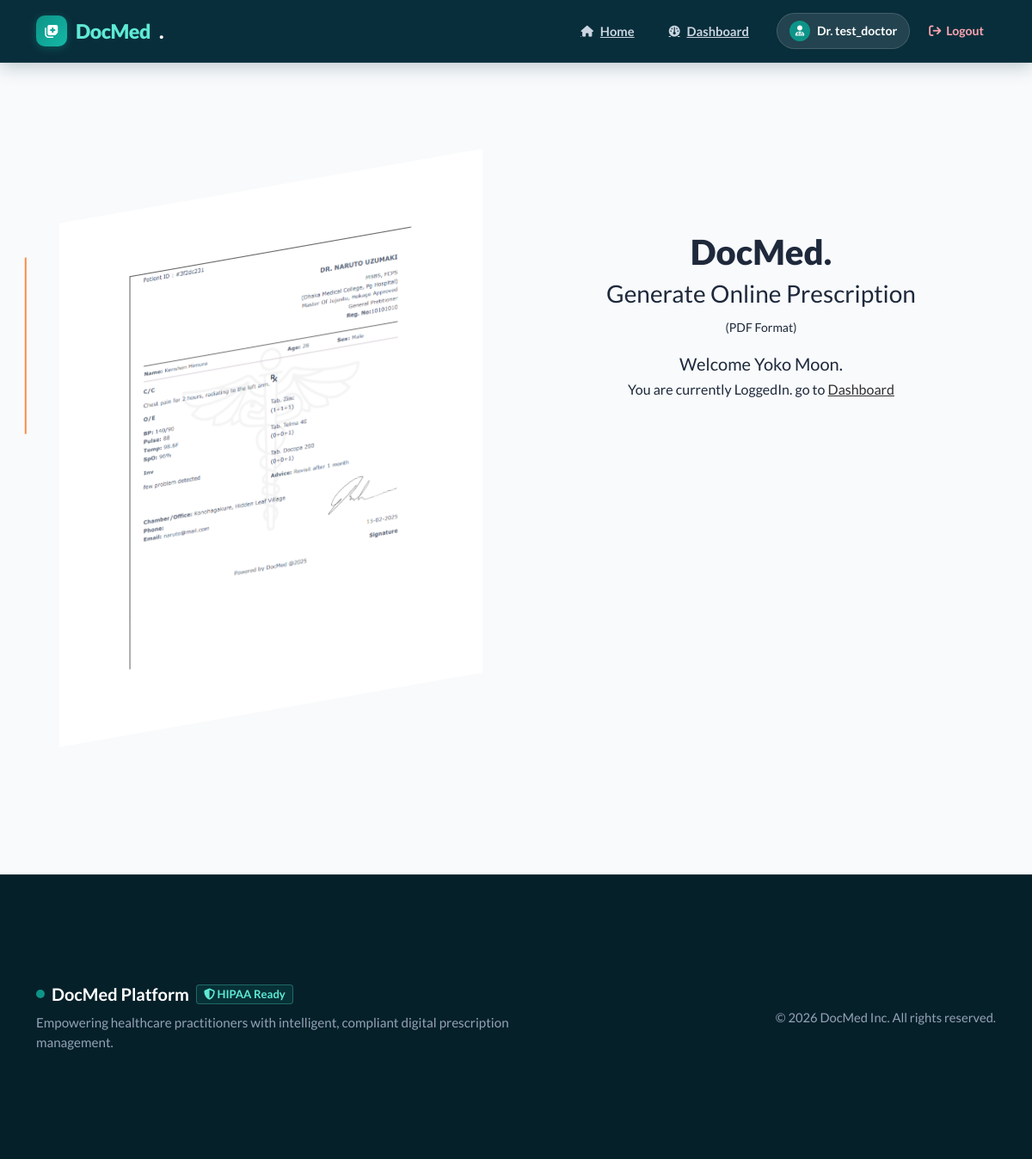
Page / (signed in) on the committed database.
### app/modules/account/models.py (models this page shows, shortened)
class RegistrationModel(UserMixin, db.Model):
    __tablename__ = 'registration'
    uid = db.Column(db.Integer(), primary_key=True)
    username = db.Column(db.String(80), unique=True, nullable=False)
    email = db.Column(db.String(120), unique=True, nullable=False)
    password = db.Column(db.String(200), nullable=False)
    gender = db.Column(db.String(10), nullable = False)
    created_at = db.Column(db.DateTime(), default=datetime.now)
    profile_info = db.relationship('ProfileSetupModel', backref='registration', uselist=False)
    prescription = db.relationship('PrescriptionModel', backref='prescription', uselist=True, cascade="all, delete-orphan", order_by='desc(PrescriptionModel.created_at)')
    role = db.Column(db.String(20), default='patient', nullable=False)
    is_admin = db.Column(db.Boolean(), default=False, nullable=False)
    is_active = db.Column(db.Boolean(), default=True, nullable=False)
    is_verified = db.Column(db.Boolean(), default=False, nullable=False)
    verified_doctor = db.Column(db.Boolean(), default=False, nullable=False)
    otp_code = db.Column(db.String(6), nullable=True)
    otp_expiry = db.Column(db.DateTime(), nullable=True)

### app/modules/dashboard/models.py (models this page shows, shortened)
class ProfileSetupModel(db.Model):
    __tablename__ = 'profile_info'
    id = db.Column(db.Integer, primary_key=True)
    user_id = db.Column(db.Integer, db.ForeignKey('registration.uid'))
    full_name = db.Column(db.String(120), nullable=False)
    birth_date = db.Column(db.DateTime(), nullable=False)
    sex = db.Column(db.String(10), nullable=False)
    achievement = db.Column(db.String(255), nullable=False)
    phone = db.Column(db.String(15), nullable=True)
    college = db.Column(db.String(150), nullable=False)
    higher_degree = db.Column(db.String(225), nullable=True)
    course = db.Column(db.String(225), nullable=True)
    extra = db.Column(db.String(225), nullable=True)
    current_position = db.Column(db.String(100), nullable=False)
    govt_reg = db.Column(db.String(100), nullable=False)
    office = db.Column(db.String(255), nullable=True)
    signature = db.Column(db.String(255), nullable=False)

### app/modules/home/routes.py (the view)
@home.route('/')
def home_page():
    return render_template('home/home.html')

### app/templates/home/home.html (shortened to what this page needs)
{% extends 'base.html' %}
{% block content %}
    <section class="container features text-center">
        <div class="row mt-5 mb-5">
            <div class="col-md-6 pb-5">
                <div class="canvas-wrapper">
                    <a href="#" class="canvas">
                        <div class="canvas_border">
                        </div>
                        <div class="canvas_img-wrapper">
                            <img class="canvas_img" src="{{ url_for('static', filename='img/doc.png') }}">
                        </div>
                        <div class="canvas_copy canvas_copy--left">
                        </div>
                    </a>
                </div>
            </div>
            <div class="col-md-6 pt-5">
                <h1><strong>DocMed.</strong></h1>
                <h3>Generate Online Prescription</h3>
                <p>(PDF Format)</p>
				{% if current_user.is_authenticated %}
				<div>
					<h5>Welcome {{ current_user.profile_info.full_name }}. </h5>
					<h6>You are currently LoggedIn. go to <a href="{{ url_for('dashboard.dashboard_main_page', uid=current_user.uid) }}">Dashboard</a></h6>
				</div>
				{% endif %}
            </div>
        </div>
    </section>
{% endblock %}

### app/templates/base/header.html (shortened to what this page needs)
<!doctype html>
<html lang="en">
<head>
  <link href="{{ url_for('static', filename='css/bootstrap.min.css') }}" rel="stylesheet">
  <link href="https://cdnjs.cloudflare.com/ajax/libs/font-awesome/6.5.1/css/all.min.css" rel="stylesheet">
  <link href="{{ url_for('static', filename='css/tiny-slider.css') }}" rel="stylesheet">
  <link href="{{ url_for('static', filename='css/style.css') }}" rel="stylesheet">
</head>
<body>
  <nav class="docmed-navbar navbar navbar-expand-md navbar-dark">
    <div class="container">
      <a class="docmed-brand" href="{{ url_for('home.home_page') }}">
        <div class="brand-icon-wrapper">
          <i class="fa-solid fa-notes-medical"></i>
        </div>
        <span>DocMed</span>.
      </a>
      <div class="collapse navbar-collapse" id="navbarsDocMed">
        <ul class="navbar-nav ms-auto mb-2 mb-md-0 align-items-md-center gap-md-2">
          <li class="nav-item">
            <a class="docmed-nav-link" href="{{ url_for('home.home_page') }}">
               Home
            </a>
          </li>
          {% if current_user.is_authenticated %}
            {% if current_user.role == 'admin' or current_user.is_admin %}
            <li class="nav-item">
              <a class="docmed-nav-link" href="{{ url_for('admin.index') }}">
                <i class="fa-solid fa-shield-halved fa-sm"></i> Admin Panel
              </a>
            </li>
            {% else %}
            <li class="nav-item">
              <a class="docmed-nav-link" href="{{ url_for('dashboard.dashboard_main_page', uid=current_user.uid) }}">
                 Dashboard
              </a>
            </li>
            {% endif %}
          {% endif %}
        </ul>
        <div class="d-flex align-items-center gap-2 ms-md-3 mt-3 mt-md-0">
          {% if current_user.is_authenticated %}
            {% if current_user.role == 'admin' or current_user.is_admin %}
            <a class="user-pill" href="{{ url_for('admin.index') }}">
              <span class="user-avatar-icon">
                <i class="fa-solid fa-user-shield"></i>
              </span>
              <span>
                Admin: {{ current_user.username }}
              </span>
            </a>
            {% else %}
            <a class="user-pill" href="{{ url_for('dashboard.profile_page', uid=current_user.uid) if current_user.role == 'doctor' and current_user.profile_info else url_for('dashboard.dashboard_main_page', uid=current_user.uid) }}">
              <span class="user-avatar-icon">
                {% if current_user.role == 'doctor' %}
                  <i class="fa-solid fa-user-doctor"></i>
                {% else %}
                  <i class="fa-solid fa-user"></i>
                {% endif %}
              </span>
              <span>
                {% if current_user.role == 'doctor' %}
                  Dr. {{ current_user.username }}
                {% else %}
                  {{ current_user.username }} <small class="text-info opacity-75">(Patient)</small>
                {% endif %}
              </span>
            </a>
            {% endif %}
            <a class="btn-nav-logout" href="{{ url_for('accounts.logout_view') }}">
              <i class="fa-solid fa-arrow-right-from-bracket"></i> Logout
            </a>
          {% else %}
            <a class="btn-nav-register" href="{{ url_for('accounts.login_page') }}">
              <i class="fa-solid fa-arrow-right-to-bracket"></i> Sign In
            </a>
          {% endif %}
        </div>
      </div>
    </div>
  </nav>

### app/static/css/style.css (style rules this page uses)
body { overflow-x: hidden; position: relative; }
body { font-family: "Inter", sans-serif; font-weight: 400; line-height: 28px; color: #6a6a6a; font-size: 14px; background-color: #eff2f1; }
a { text-decoration: none; -webkit-transition: .3s all ease; -o-transition: .3s all ease; transition: .3s all ease; color: #2f2f2f; text-decoration: underline; }

### app/templates/base/header.html (style rules this page uses)
:root { --docmed-primary: #0d9488; --docmed-primary-dark: #0f766e; --docmed-primary-light: #ccfbf1; --docmed-navy: #092e3b; --docmed-dark: #0f172a; --docmed-bg: #f8fafc; --docmed-border: #e2e8f0; }
body { font-family: 'Plus Jakarta Sans', -apple-system, BlinkMacSystemFont, sans-serif; background-color: var(--docmed-bg); color: #1e293b; min-height: 100vh; display: flex; flex-direction: column; }
.docmed-navbar { background: #092e3b; border-bottom: 1px solid rgba(255, 255, 255, 0.08); padding: 14px 0; position: sticky; top: 0; z-index: 1000; backdrop-filter: blur(12px); box-shadow: 0 4px 20px rgba(9, 46, 59, 0.25); }
.docmed-brand { display: flex; align-items: center; gap: 10px; font-size: 1.45rem; font-weight: 800; color: #ffffff !important; text-decoration: none; letter-spacing: -0.02em; }
.brand-icon-wrapper { width: 36px; height: 36px; border-radius: 10px; background: linear-gradient(135deg, #0d9488 0%, #14b8a6 100%); display: flex; align-items: center; justify-content: center; color: #ffffff; font-size: 1rem; box-shadow: 0 2px 10px rgba(13, 148, 136, 0.4); }
.docmed-brand span { color: #5eead4; }
.docmed-nav-link { color: #cbd5e1 !important; font-weight: 600; font-size: 0.92rem; padding: 8px 16px !important; border-radius: 8px; transition: all 0.2s ease; display: inline-flex; align-items: center; gap: 8px; }
.user-pill { background: rgba(255, 255, 255, 0.1); border: 1px solid rgba(255, 255, 255, 0.15); padding: 6px 14px; border-radius: 9999px; color: #ffffff !important; font-weight: 600; font-size: 0.88rem; display: inline-flex; align-items: center; gap: 8px; transition: all 0.2s ease; text-decoration: none; }
.user-avatar-icon { width: 24px; height: 24px; border-radius: 50%; background: #0d9488; display: inline-flex; align-items: center; justify-content: center; font-size: 0.75rem; color: white; }
.btn-nav-logout { color: #fda4af !important; font-weight: 600; font-size: 0.88rem; padding: 6px 14px; border-radius: 8px; transition: all 0.2s ease; text-decoration: none; display: inline-flex; align-items: center; gap: 6px; }

### app/templates/home/home.html (style rules this page uses)
html, body { height: 100%; }
body { font-family: "Lato", sans-serif; animation: fade-in 3s ease-in-out forwards; }
.row { padding-top: 100px; padding-bottom: 100px; }
strong { font-weight: 900; padding: 15px; }
.canvas { position: relative; display: block; width: 500px; height: 600px; padding: 20px; color: inherit; text-decoration: none; }
.canvas_img-wrapper { position: absolute; display: flex; align-items: center; justify-content: center; width: 100%; height: 100%; top: 0; left: 0; transform: rotate(-10deg) skew(-10deg); overflow: hidden; background: white; }
.canvas_img { transform: scale3d(.9,.9,.9); opacity: .7; max-width: 400px; max-height: 500px; }
.canvas_copy { position: absolute; bottom: 0; left: 85%; text-transform: uppercase; color: #dac527; z-index: 100; }
.canvas_copy--left { left: -25%; }
.canvas_border, .canvas_img-wrapper, .canvas_img { transition: $transition-ease-in-out; }
.canvas_border, .canvas_img-wrapper { transform: rotate(-10deg) skew(-10deg); }

### rows in the picture
RegistrationModel: username "test_doctor"
ProfileSetupModel: profile_info.full_name "Yoko Moon"
